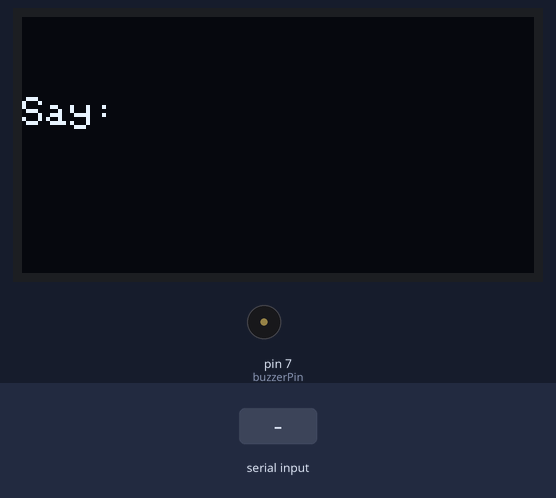
A sketch run on a simulated Arduino Uno, built with avr-gcc and run on an emulated ATmega328P. Parts: 128×64 one-colour display, buzzer (waves = sounding). The inputs (shaded band) are chosen by the test bench.

Above: at 5.8 s.
5.9 s: "REMINDER!\n" received over Serial
At 8.5 s:
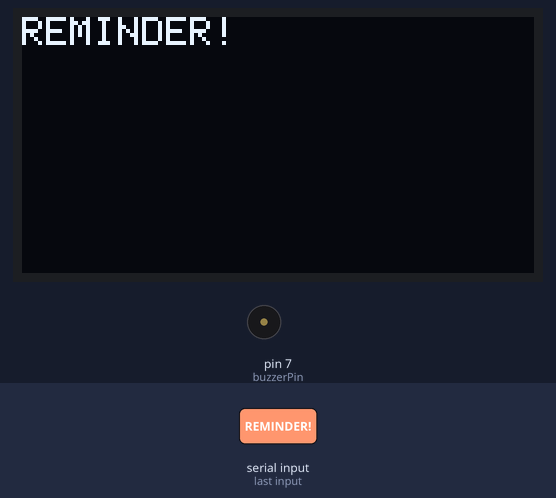
8.9 s: "1\n" received over Serial
At 9.3 s:
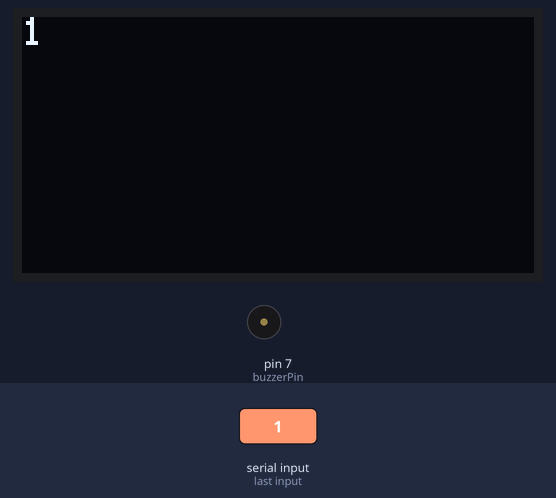
10.4 s: "REMINDER!\n" received over Serial
At 20.8 s:
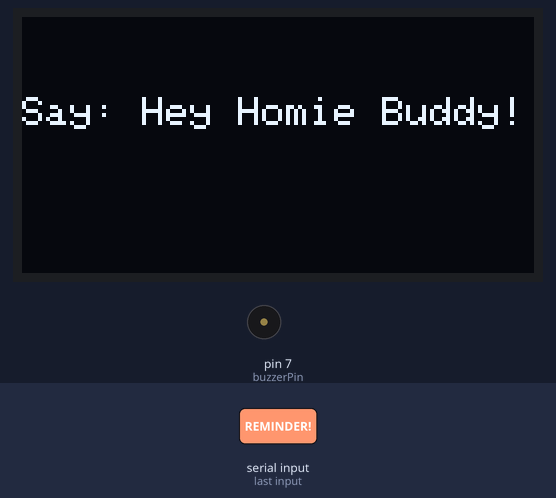
Timing chart, 0 to 21.1 s (numbered marks = the images above; inputs shaded):
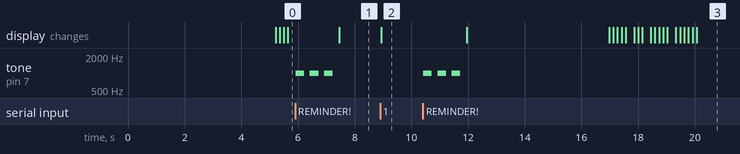

Measured:
- after the input at 5.9 s, tone on pin 7 (buzzerPin): alternates 1000 Hz for 0.30 s and silent for 0.20 s, 6 changes in all, then stays silent, starting at once; the display: changes after 1.5 s (image 1)
- after the input at 8.9 s, the display: changes at once (image 2)
- after the input at 10.4 s, tone on pin 7 (buzzerPin): alternates 1000 Hz for 0.30 s and silent for 0.20 s, 6 changes in all, then stays silent, starting at once; the display: first changes after 1.5 s (image 3 shows a later state)

The sketch:

ArduinoVoiceControl.ino
```cpp
#include <Wire.h>
#include <Adafruit_GFX.h>
#include <Adafruit_SSD1306.h>

#define SCREEN_WIDTH 128
#define SCREEN_HEIGHT 64

unsigned long lastUpdateTime = 0;
const unsigned long idleDelay = 5000;
bool isIdle = false;

Adafruit_SSD1306 display(SCREEN_WIDTH, SCREEN_HEIGHT, &Wire, -1);

String message = "";

int buzzerPin = 7;

String idleText = "Say: Hey Homie Buddy!";
int charIndex = 0;
bool showCursor = true;

void showIdleScreen() {
  display.clearDisplay();
  display.setTextSize(1);
  display.setTextColor(WHITE);
  display.setCursor(0, 20);

  display.print(idleText.substring(0, charIndex));
  display.display();

  charIndex++;

  if (charIndex > idleText.length()) {
    delay(1000);
    charIndex = 0;
  }

  showCursor = !showCursor;
  delay(120);
}

void printWrappedText(String text) {
  display.clearDisplay();
  display.setTextSize(1);
  display.setTextColor(WHITE);

  int cursorY = 0;

  int start = 0;
  while (start < text.length()) {
    int newlineIndex = text.indexOf('\n', start);
    String line;

    if (newlineIndex == -1) {
      line = text.substring(start);
      start = text.length();
    } else {
      line = text.substring(start, newlineIndex);
      start = newlineIndex + 1;
    }

    display.setCursor(0, cursorY);
    display.println(line);
    cursorY += 10;
  }

  display.display();
}

void setup() {
  Serial.begin(9600);

  pinMode(buzzerPin, OUTPUT);

  if (!display.begin(SSD1306_SWITCHCAPVCC, 0x3C)) {
    for (;;)
      ;
  }

  showIdleScreen();
  lastUpdateTime = millis();
}

void loop() {
  if (Serial.available()) {
    String line1 = Serial.readStringUntil('\n');
    delay(10);  // small delay to allow next line to arrive

    String line2 = "";
    if (Serial.available()) {
      line2 = Serial.readStringUntil('\n');
    }

    if (line1 == "REMINDER!") {
      // Beep pattern
      for (int i = 0; i < 3; i++) {
        tone(buzzerPin, 1000);  // 1000 Hz
        delay(300);
        noTone(buzzerPin);
        delay(200);
      }
    }

    String fullMessage = line1 + "\n" + line2;
    printWrappedText(fullMessage);


    lastUpdateTime = millis();
    charIndex = 0;
  } else {
    if (millis() - lastUpdateTime > idleDelay) {
      showIdleScreen();
    }
  }
}
```
